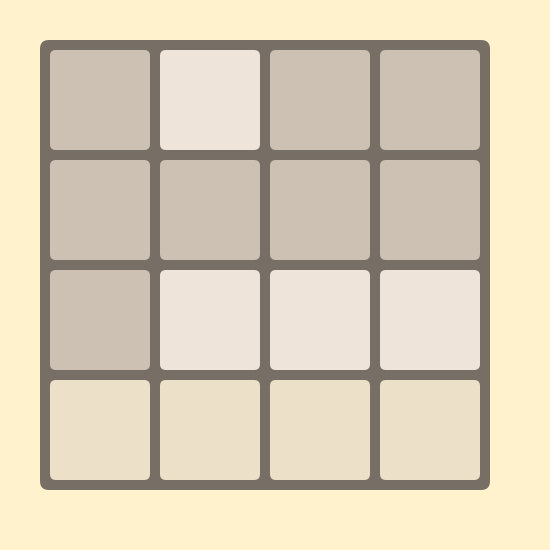
Frame 1 (no input)
Frame 60 (the mouse pressed at the canvas centre just before this capture): identical to frame 1, image omitted
Frame 120 (the mouse held since frame 60 and released just before this capture): identical to frame 1, image omitted

The Processing sketch that drew this single still picture (run headless with seeded random() and noise(); from frame 60 on, the mouse is pressed at the canvas centre):

// Processing sketch: week09_5_processing_2048_array
// ── week09_5_processing_2048_array.pde
//week09_5_processing_2048_array
//修改自 week09_4_processing_2048_again
//自己寫 2048 配上聲音，從簡單到完整
void setup(){
  size(550,550);
}
//week09_5 多了陣列的宣告
int [][]a = { {0, 2, 0, 0}, {0, 0, 0, 0}, {0, 2, 2, 2}, {4, 4, 4, 4} };
void draw(){
  background(255, 242, 204); //淡淡的背景色
  noStroke(); //不要黑線
  fill(119, 110, 101);
  rect(40, 40, 450, 450, 9); //大格子
  for(int i=0; i<4; i++){ //用迴圈，畫4*4格子
    for(int j=0; j<4; j++){
      int x = 50 + j * (100+10);
      int y = 50 + i * (100+10); //加點位移、間隔
      fill(tileColor(a[i][j])); //week09_5 改成呼叫 titleColor() 函式查色彩
      //fill(238,228,218);
      rect(x, y, 100, 100, 6);
    }
  }
}
int tileColor(int n) { //week09_5 這個函式，是 week09_3 最後面拿來用
  switch(n) {
    case 0:return color(205,193,180);
    case 2:return color(238,228,218);
    case 4:return color(237,224,200);
    case 8:return color(242,177,121);
    case 16:return color(245,149,99);
    case 32:return color(246,124,95);
    case 64:return color(246,94,59);
    case 128:return color(237,207,114);
    case 256:return color(237,204,97);
    case 512:return color(237,200,80);
    case 1024:return color(237,197,63);
    default:return color(237,194,46);
  }
}
